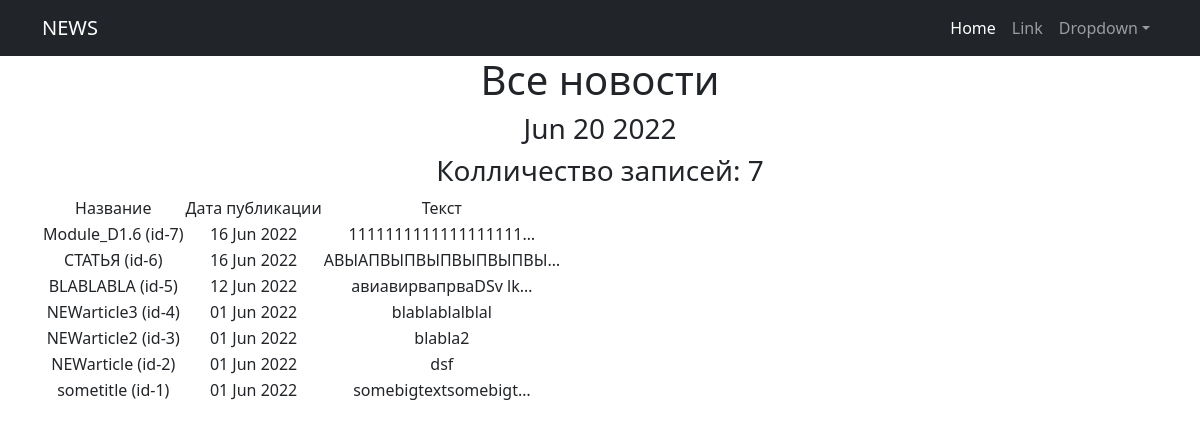
Page /news/ on the committed database.
### news/models.py (models this page shows, shortened)
class Post(models.Model):
    author = models.ForeignKey(Author, on_delete=models.CASCADE)
    NEWS = 'NW'
    ARTICLE = 'AR'
    CATEGORY_CHOICES = (
        (NEWS, 'Новость'),
        (ARTICLE, 'Статья'),
    )
    categoryType = models.CharField(max_length=2, choices=CATEGORY_CHOICES, default=ARTICLE)
    dateCreation = models.DateTimeField(auto_now_add=True)
    postCategory = models.ManyToManyField(Category, through='PostCategory')
    title = models.CharField(max_length=128)
    text = models.TextField()
    rating = models.SmallIntegerField(default=0)

### news/views.py (the view)
# urls.py: path('', PostList.as_view(), name='post_list'),
class PostList(ListView):
    model = Post
    ordering = '-dateCreation'
    template_name = 'news.html'
    context_object_name = 'news'
    paginate_by = 10
    def get_queryset(self):
        queryset = super().get_queryset()
        self.filterset = PostFilter(self.request.GET, queryset)
        return self.filterset.qs
    def get_context_data(self, **kwargs):
        context = super().get_context_data(**kwargs)
        context['filterset'] = self.filterset
        return context

### news/templatetags/custom_filters.py (called while the page is built)
@register.simple_tag()
def current_time(format_string='%b %d %Y'):
    return datetime.utcnow().strftime(format_string)

### templates/news.html (shortened to what this page needs)
{% extends 'flatpages/default.html' %}
{% load custom_filters %}
{% block content %}
<h1>Все новости</h1>
<h3>{% current_time '%b %d %Y' %}</h3>
{% if news %}
<h3> Колличество записей: {{ news | length }}</h3>
<table>
    <tr>
        <td>Название</td>
        <td>Дата публикации</td>
        <td>Текст</td>
    </tr>
    {% for new in news %}
    <tr>
        <td>{{ new.title }}  (id-{{new.id}})</td>
        <td>{{ new.dateCreation | date:'d M Y'}}</td>
        <td>{{ new.text|truncatechars:20 }}</td>
    </tr>
    {% endfor %}
</table>
{% else %}
<h2>Новостей нет!</h2>
{% endif %}
{% endblock content %}

### templates/flatpages/default.html (shortened to what this page needs)
<!DOCTYPE html>
<html lang="en">
    <head>
        {% load static %}
        <link href="{% static 'css/styles.css' %}" rel="stylesheet" />
    </head>
    <body>
        <nav class="navbar navbar-expand-lg navbar-dark bg-dark">
            <div class="container">
                <a class="navbar-brand" href="#">NEWS</a>
                <div class="collapse navbar-collapse" id="navbarSupportedContent">
                    <ul class="navbar-nav ms-auto mb-2 mb-lg-0">
                        <li class="nav-item"><a class="nav-link active" aria-current="page" href="#">Home</a></li>
                        <li class="nav-item"><a class="nav-link" href="#">Link</a></li>
                        <li class="nav-item dropdown">
                            <a class="nav-link dropdown-toggle" id="navbarDropdown" href="#" role="button" data-bs-toggle="dropdown" aria-expanded="false">Dropdown</a>
                        </li>
                    </ul>
                </div>
            </div>
        </nav>
        <div class="container">
            <div class="row">
                <div class="col-lg-12 text-center">
                    {% block content %}
                    {% endblock content %}
                </div>
            </div>
        </div>
    </body>
</html>

### rows in the picture
Post: title "Module_D1.6", id "7", dateCreation "16 Jun 2022", text "1111111111111111111…"
Post: title "СТАТЬЯ", id "6", dateCreation "16 Jun 2022", text "АВЫАПВЫПВЫПВЫПВЫПВЫ…"
Post: title "BLABLABLA", id "5", dateCreation "12 Jun 2022", text "авиавирвапрваDSv lk…"
Post: title "NEWarticle3", id "4", dateCreation "01 Jun 2022", text "blablablalblal"
Post: title "NEWarticle2", id "3", dateCreation "01 Jun 2022", text "blabla2"
Post: title "NEWarticle", id "2", dateCreation "01 Jun 2022", text "dsf"
Post: title "sometitle", id "1", dateCreation "01 Jun 2022", text "somebigtextsomebigt…"

### other values in the picture
{{ news | length }} "7"
